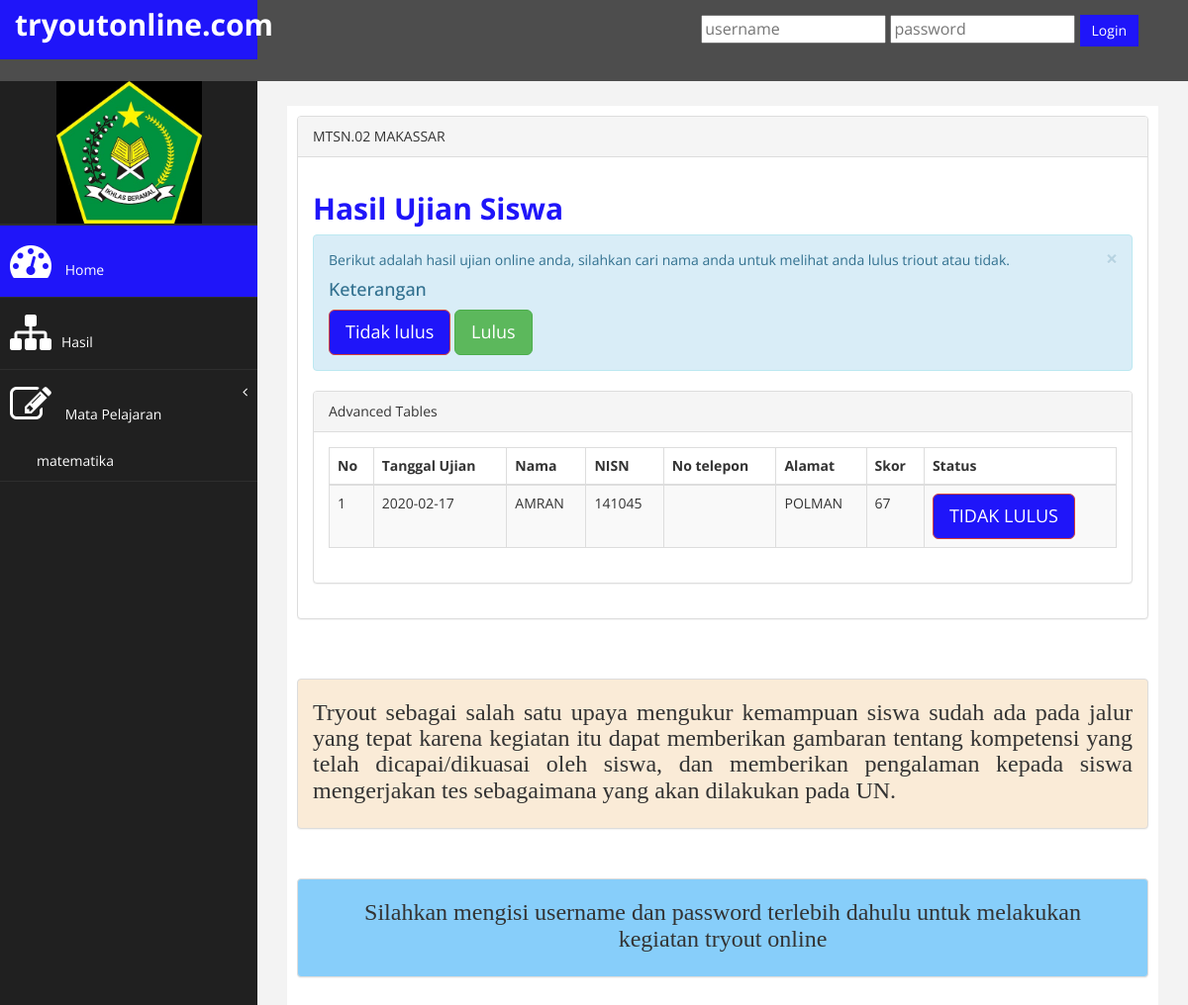
The page /?page=datahasil on the database its author committed.
### tables this page shows
CREATE TABLE `kategori` (
  `id_kategori` int(5) NOT NULL,
  `nama_kategori` varchar(100) NOT NULL,
  `aktif` enum('Y','N') NOT NULL DEFAULT 'Y'
);

CREATE TABLE `tabel_nilai` (
  `id_nilai` int(4) NOT NULL,
  `id_user` int(4) NOT NULL,
  `id_kategori` int(5) NOT NULL,
  `benar` int(4) NOT NULL,
  `salah` int(4) NOT NULL,
  `kosong` int(4) NOT NULL,
  `point` int(4) NOT NULL,
  `tanggal` date NOT NULL
);

CREATE TABLE `tabel_user` (
  `id_user` int(4) NOT NULL,
  `nama_user` varchar(20) NOT NULL,
  `gambar_user` varchar(50) NOT NULL,
  `username` varchar(20) NOT NULL,
  `password` varchar(50) NOT NULL,
  `nisn` varchar(20) NOT NULL,
  `asalsekolah` varchar(50) NOT NULL,
  `alamat` varchar(50) NOT NULL,
  `Gambar` text NOT NULL
);

### datahasil.php (the view, shortened to what this page needs)
<h2><strong>Hasil Ujian Siswa</strong></h2>
                            <div class="alert alert-info alert-dismissable">
                                <button type="button" class="close" data-dismiss="alert" aria-hidden="true">×</button>
                                Berikut adalah hasil ujian online anda, silahkan cari nama anda untuk melihat anda lulus triout atau tidak.
							<h4>Keterangan</h4>
                    <a href="#" class="btn btn-danger btn-lg">Tidak lulus</a>
                    <a href="#" class="btn btn-success btn-lg">Lulus</a>
							</div>
		     <div class="panel panel-default">
                        <div class="panel-heading">
                             Advanced Tables
                        </div>
                        <div class="panel-body">
           <div class="table-responsive">
                                <table class="table table-striped table-bordered table-hover" id="dataTables-example">
                <thead>
                    <tr>
					<th>No</th>
		            <th>Tanggal Ujian</th>
					<th>Nama</th>
					<th>NISN</th>
					<th>No telepon</th>
					<th>Alamat</th>
					<th>Skor</th>
					<th>Status</th>
                    </tr>
                </thead>
                <tbody>
                    <?php
				   $tampil=mysql_query("select * from tabel_nilai, tabel_user where tabel_nilai.id_user = tabel_user.id_user");
					          $no = 1;
                        while($k=mysql_fetch_array($tampil)){
						$tanggal=strtoupper($k[tanggal]);
						$nama_user=strtoupper($k[nama_user]);
						$nisn=strtoupper($k[nisn]);
						$notlp=strtoupper($k[notlp]);
						$alamat=strtoupper($k[alamat]);
						$point=strtoupper($k[point]);
                      echo "<tr class=gradeX>";
                      echo "<td>$no</td>";
					  echo "<td>$tanggal</td>";
					  echo "<td>$nama_user</td>";
					  echo "<td>$nisn</td>";
				      echo "<td>$notlp</td>";
					  echo "<td>$alamat</td>";
					  echo "<td>$point</td>";
					  ?> <td><?php if  ($k['point'] >=75) {echo "<span class='btn btn-success btn-lg'>LULUS</span>";} else {echo"<span class='btn btn-danger btn-lg'>TIDAK LULUS</span>";}?></span></td><?php
                      echo "</tr>";
                      $no++;
                    }
echo "</tbody></table> ";
                    ?>
			 </div>
			 </div>
			 </div>

### menu.php (shortened to what this page needs)
<li><a class="active-menu" href="index.php"><i class="fa fa-dashboard fa-3x"></i> Home</a></li>
          <li><a href="?page=datahasil"><i class="fa fa-sitemap fa-3x"></i>Hasil</a></li>
						<li>
                        <a href="#"><i class="fa fa-edit fa-3x"></i> Mata Pelajaran<span class="fa arrow"></span></a>
                        <ul class="nav nav-second-level">
                            <?php
            $best=mysql_query("SELECT * FROM kategori WHERE aktif='Y' ORDER BY id_kategori DESC");
      while($a=mysql_fetch_array($best)){
	  echo"<li><a href='?page=detail&id=$a[id_kategori]'>$a[nama_kategori]</a></li>";
	  }
            ?>
                        </ul>
                      </li>

### assets/css/custom.css (style rules this page uses)
body { font-family: 'Open Sans', sans-serif; }
h2 { color: #1f15f9; }
h4 { padding-top:10px; }
.active-menu { background-color:#1f15f9!important; }
.arrow { float: right; }
.fa.arrow:before { content: "\f104"; }
.nav-second-level li, .nav-third-level li { border-bottom: none !important; }
.nav-second-level li a { padding-left: 37px; }
.sidebar-collapse , .sidebar-collapse .nav { background:none; }
.sidebar-collapse .nav { padding:0; }
.sidebar-collapse .nav > li > a { color:#fff; background:#202020; text-shadow:none; }
.sidebar-collapse > .nav > li > a { padding:15px 10px; }
.sidebar-collapse > .nav > li { border-bottom: 1px solid rgba(107, 108, 109, 0.19); }
.nav-second-level > li > a:before , .nav-third-level > li > a:before { content:""; display:block; position:absolute; left:20px; width:15px; height:1px; background:#f1f15f900; top:20px; }
.nav-second-level > li > a:after, .nav-third-level > li > a:after { content:""; display:block; position:absolute; left:20px; width:1px; height:100%; background:#f1f15f900; top:0px; z-index:10; }
.nav-second-level > li:last-child > a:after, .nav-third-level > li:last-child > a:after { height:50%; }
.nav > li > a > i { margin-right:10px; }

### rows shown on the page
kategori: nama_kategori "matematika"
tabel_nilai: tanggal "2020-02-17", tabel_user.nama_user "AMRAN", tabel_user.nisn "141045", tabel_user.alamat "POLMAN", point "67", shows "TIDAK LULUS"
